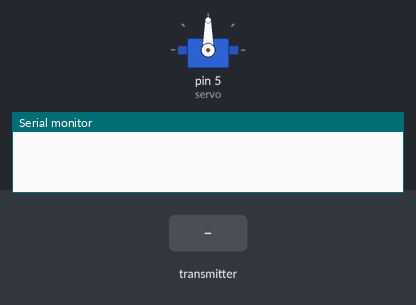
This sketch was run on a simulated Arduino Uno, built with avr-gcc and run on an emulated ATmega328P. Shown: servo, the last lines printed to the serial monitor. The test bench sets the inputs (shaded band). No radio packets arrive unless stated.

Above: at 1.2 s.
1.3 s: the transmitter starts sending angle = 0
At 2.5 s:
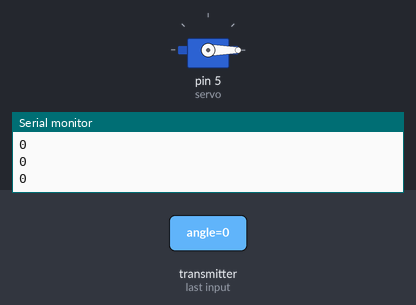
2.8 s: the transmitter starts sending angle = 45
At 3.8 s:
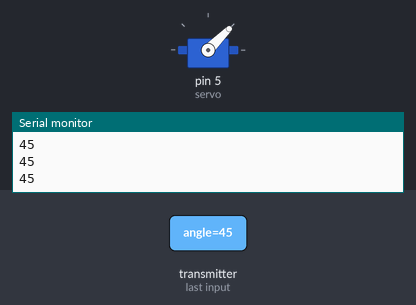
4.3 s: the transmitter starts sending angle = 180
At 5.0 s:
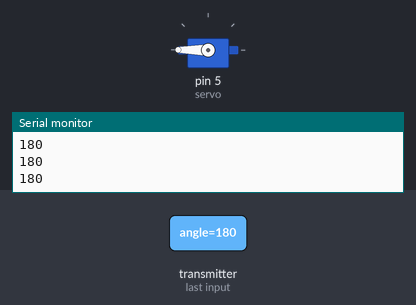
5.8 s: the transmitter starts sending angle = 90
At 6.1 s:
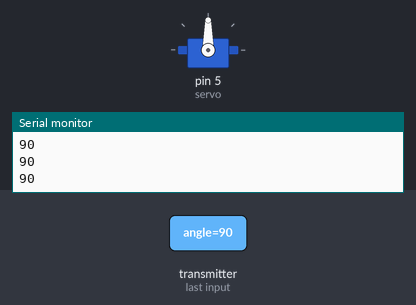
Timing chart, 0 to 8.3 s (numbered marks = the images above; inputs shaded):
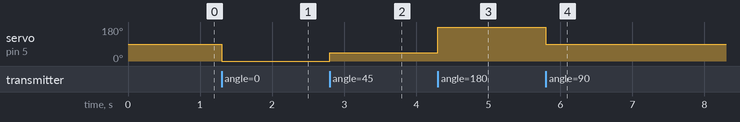

Measured:
- after the input at 1.3 s, servo on pin 5 (servo): 90° → 0° at once
- after the input at 2.8 s, servo on pin 5 (servo): 0° → 45° at once
- after the input at 4.3 s, servo on pin 5 (servo): 45° → 180° at once
- after the input at 5.8 s, servo on pin 5 (servo): 180° → 90° at once

The sketch:

receiver.ino
```cpp
#include <SPI.h>
#include <nRF24L01.h>
#include <RF24.h>
#include <Servo.h>

Servo servo;
RF24 radio(7, 8);  //ce,csn

const byte address[6] = "3rr0r";

void setup() {
  Serial.begin(9600);
  radio.begin();
  radio.openReadingPipe(0, address);
  radio.setPALevel(RF24_PA_MIN);
  servo.attach(5);
  radio.startListening();
}

void loop() {


  if (radio.available()) {
    while (radio.available()) {
      int angle = 0;
      radio.read(&angle, sizeof(angle));
      Serial.println(angle);
      servo.write(angle);
    }
  }
}
```
